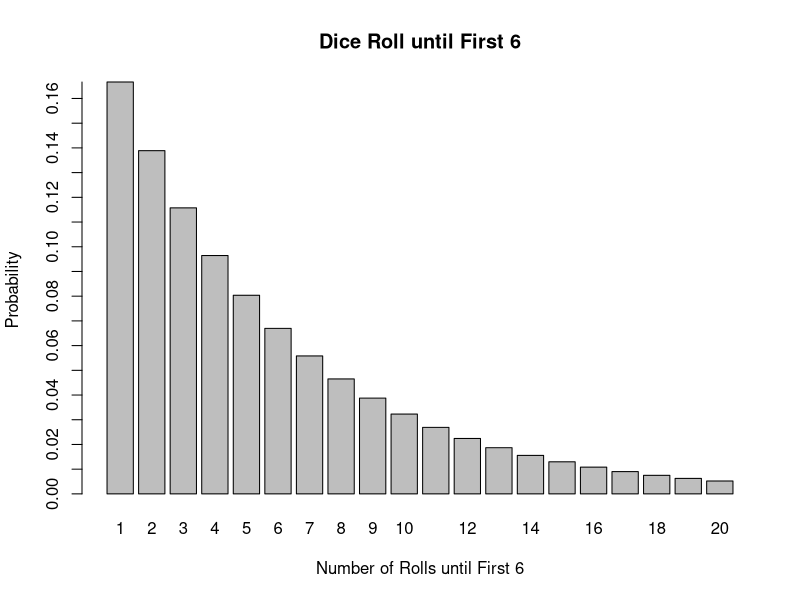

This chart was generated by the following R code:
#* Exercise 7.1 ----
# If X is a random variable which describes the number of rolls of a six-sided dice before the first six is rolled.
# Find the probability distribution of this random variable.
#   X = 6 can land anytime starting from the first roll onwards.
#     = {1, 2, 3, ...}
#   P(X = 1) = 1/6
#   P(X = 2) = 5/6 * 1/6
#   P(X = 3) = 5/6 * 5/6 * 1/6
#   P(X = n) = (5/6)^(n-1) * 1/6

X <- seq(1, 20, 1)
p_X <- rep(NA, length(X))
for(i in X){
  p_X[i] <- (5/6)^(i-1) * 1/6
}
barplot(p_X ~ X, yaxt = "n", # yaxp = c(0, 0.2, 20),
        xlab = "Number of Rolls until First 6", ylab = "Probability", main = "Dice Roll until First 6")
axis(side = 2, at = seq(0, 0.17, 0.01))


#* Exercise 7.2 ----
# Greg is trying to decide whether to live on campus for next semester.
# He estimates it will cost 3 dollars a day for gas, but he has to travel through the Center Point speed trap on his commute to class.
# From experience he knows that about 3% of the time he forgets to slow down when traveling through Center point and gets a $300 speeding ticket.
# What is the true cost of his daily commute when living off campus?
#   Let X be random variable describing commute cost
#   P(X = 303)  = 3%
#   P(X = 3)    = 97%
#   E[X] = 3*97% + 303*3% = 12


#* Exercise 7.3 ----
# You are offered the chance to enter a raffle by purchasing a $2 dollar ticket and the prize is a $2000 jet-ski.
# 500 tickets will be sold.
# What is your expected return on purchasing a ticket in this raffle?
#   Let X be return on ticket
#   P(X = -2) = 499/500
#   P(X = 2000) = 1/500
#   E[X] = -2*499/500 + 2000*1/500 = 2.004


#* Exercise 7.4 ----
# If X is the random variable which gives the number of heads produced when we flip a coin 100 times, find E[X]
#   X = number of heads at flip n = any number between 0 and n
#   P(X) = 1/2 since each flip is an independent event
#   E[X = 100] = 100 * 1/2 = 50
#   alternate
#   E[X = n] = (1*nC1 + 2*nC2 + ... + n*nCn)/2^n = [n∑k=1](i * nCi / 2^n)
E <- 0
n <- 100
for (i in 1:n) {
  E <- E + (i * choose(n,i)/2^n)
}


#* Exercise 7.5 ----
# As a doctor you prescribe an experimental drug to a patient, which will cure the disease with a probability p=0.20.
# Write this as a Bernoulli random variable and find the variance of this random variable.
# Also, find the formula for the expected value and variance of a Bernoulli random variable from the definitions
#   X = random variable describing if cure is successful
#   P(X = 1)  = 0.2
#   P(X = 0)  = 0.8
#   E[X] = P(X = 1) = 0.2
#   Var(X) = 0.2*0.8 = 0.16


#* Exercise 7.6 ----
# If you know that 5% of a companies products are defective.
# In an order of 30 products what is the probability that less than three are defective?
# What is the expected number of defective products? 
#   N = 30
#   p = 5%
#   q = 1-p = 95%
#   P(X < 3)  = [2∑m=0]30Cm * p^m * (1-p)^(30-m)
P_X <- 0
for(m in seq(0, 2)){
  P_X = P_X + choose(30, m) * 0.05^m * 0.95^(30-m)
}
#   Probability that less than three are defective = 0.8121788

# alternate 1
sum(dbinom(0:2, size = 30, prob = 0.05))

# alternate 2
pbinom(2, size = 30, prob = 0.05)


#* 7.9 Homework ----------------------------------------------------------
#** 7.9.1 Concept Questions: ----
#*** 1. ----
# If the random variable X has units of dollars, what are the units of var(X)?
#   variance has units of dollars squared


#*** 2. ----
# Does the binomial distribution have a mound-shape?
#   Yes


#*** 3. ----
# How many parameters does a binomial distribution have?
#   2 - Size, probability of success


#*** 4. ----
# Is it true that var(X1+X2)≥var(X1) for any random variables X1 and X2?
#   Var(X1 + X2) = Var(X1) + Var(X2) >= Var(X1)
#   Yes


#*** 5. ----
# If X and Y are random variables, we must assume they are independent to apply the formula E[X+Y]=E[X]+E[Y] (True/False).
#   True


#*** 6. ----
# The binomial random variable can be written as a sum of Bernoulli random variables (True/False)
#   X = [N∑j=1]B[j]
#   True


#*** 7. ----
# The variance of a binomial random variable increases with the number of trials (N). (True/False)
#   Var = Np(1-p)
#   True


#** 7.9.1.1 Practice Problems: ----
#*** 1. ----
#   E[X]  = ∑yP(X = y)
#         = -1*P(X = -1) + 0*P(X - 0) + 1*P(X = 1)
#         = -0.2 + 0 + 0.3
#         = 0.1

#   E[f(X)] = ∑f(X)P(X = k)
#   f(X) = X^2
#   E[X^2]  = ∑k^2 * P(X = k)
#           = -1^2*P(X = -1) + 0^2*P(X - 0) + 1^2*P(X = 1)
#           = 0.2 + 0 + 0.3
#           = 0.5


#*** 2. ----
# During the rifle qualification in the Marine Corps the final ten shots are taken from 500 yards.
# You receive one point for a hit and zero points for a miss.
# If each shot is independent of all the others and the probability you hit the target on each shot is p=0.70 what is the probability you hit 7 or more of your shots?
#   N = 10
#   p = 0.7

# P(X = k) = (NCk) * p^k * (1-p)^(N-k)
# P(X >= 7)
#   = P(X = 7) + P(X = 8) + P(X = 9) + P(X = 10)
#   = choose(10,7) * 0.7^7 * 0.3^3 + choose(10,8) * 0.7^8 * 0.3^2 + choose(10,9) * 0.7^9 * 0.3^1+ choose(10,10) * 0.7^10 * 0.3^0
#   = 0.6496107


#*** 3. ----
# In the NBA 3-point contest the player shoots 20 shots from positions around the court.
# Sixteen (16) of these shots are taken with a normal basketball and each made shot counts as one point, and four shots are taken with a stripped money ball where makes count as 2 points.
# Assume that each shot taken has an independent probability of p=0.43 of going in.
#   N = 20
#   s1 = 16*1 = 16
#   s2 = 4*2 = 8
#   p = 0.43
#   Since each s either goes in or not, this is a binomial random variables.

# Find the expected value for the points scored
#   E[X]  = s1*p + s2*p
#         = p(s1 + s2)
#         = 0.43*24
#         = 10.32

# Find the standard deviation of the total points scored
#   Var(X)  = s1*p*q + s2*p*q
#           = pq(s1 + s2)
#           = 0.43*0.57*24
#           = 5.8824
#   sd(X) = sqrt(5.8824)
#         = 2.425366


#*** 7.9.2 Advanced Problems: ----
#*** 1. ----
# Parking Tickets:
# Parking on the street costs $1 a day, but about 5% of the time I forget to bring the parking pass and receive a $50 dollar parking ticket.
# How much should I budget for my daily parking costs in the long-term?
#   p = c(0.95, 0.05)
#   X = c(1, 50)
#   E[X]  = 1*0.95 + 50*0.05
#         = 3.45


#*** 2. ----
# Hogwarts Test Guessing:
# Professor Dumbledore is writing an exam for his students.
# He plans on giving a multiple choice exam, with no partial credit.
# However, he is worried that students who are randomly guessing may score much higher than they deserve.
# His test has 20 questions on it, with four answer choices for each problem.
#   N = 20
#   p = 1/2

# What is the expected number of questions correct when a student is purely guessing on the exam?
#   E[X] = Np = 10

# What is standard deviation for a randomly guessing students number of correct answers?
#   sd(X) = sqrt(Npq) = sqrt(5) = 2.24 

# What is the probability that a student who is purely guessing scores 70% or better on the exam?
#   P(X >= 40%) = P(X >= 14) = 1 - pbinom(13, 20, 0.5) = 0.058

# Give an interval which will contain about 99% of the students number of correct answers, if they are guessing on the exam.
#   Since this is a binomial random distribution, it is near normal distribution.
#   So using emperical rule, 99% is 3 std dev = 3*2.24 = 6.72. So range = 10 +- 6.72 = 3.28 - 16.72
#   pbinom(16.72, 20, 0.5) - pbinom(3.28, 20, 0.5)
#   Using Chebychev's rule 99% = 1 - 1/k^2 => k = 10. So range = 10 +- 10 = 0 - 20


#*** 3. ----
# Home Runs:
# In 1961 Roger Maris broke Babe Ruth’s home run record with 61 home runs.
# Rather than adoration Maris was despised by much of the public because he was deemed unworthy of dethroning the great Babe Ruth as the home run king.
# This was largely because Maris never hit more than 40 home-runs in a season except his record breaking season.
# We can estimate Roger Maris’s probability of hitting a home run in any given game as p=0.187 by taking his 275 career home runs and dividing by his 1463 career games.
#   p = 0.187

# Given his career numbers what is Maris’s expected number of home runs in a 162 game season?
#   N = 162
#   E[X] = Np = 162 * 0.187 = 20.294

# What is the standard deviation expected in his home run output each year?
#   sd(X) = sqrt(Npq) = sqrt(162 * 0.187 * 0.813) = 4.962764

# Construct an interval which will contain about 95% of Maris’s home run output for a season?
#   Using Emperical rule = 95% = 2 sd
#   Interval = 30.294 +- 2*4.962764 = 20.07447 to 39.92553

# Using these numbers do you think this malice towards Maris is justified?
#   the record breaking was an outlier
#   Prob of scoring 61 or more home runs = 1 - pbinom(60, 162, 0.187) = 1.293067e-08


#*** 4. ----
# Triple A Rated Mortgages:
# Most people who are investing their money want to do so at a very limited risk.
# For this reason many pension funds and mutual funds require that any stock or bond purchased has to be rated to have an very low risk of going into default.
# Standard and Poors (S&P) and Moody are two companies who rate the risk of investments, and their triple A ranking is supposed to indicate that the bond has a risk of less that 1 in 850 (0.12%) of going into default.
# It is rather difficult to find individual investments which are this conservative in their risk.
# Therefore, it is common practice on Wall Street to bundle together a bunch of risker investments into what are called Collateralized Debt Obligations (CDO’s).
# The idea is that these bonds pay out as long as not every loan in the bundle fails.
#   P(AAA) = 1/850 = 0.12%

# What is the risk of a CDO failing to pay out if it consists of 10 loans which all independently have a probability of 5% of failing individually?
#   N = 10
#   p = 5%
#   P(CDO fail) = 0.05^10 = 9.765625e-14

# If we are trying to bundle together subprime loans which each have a probability of 50% of failing into a triple AAA CDO how many loans do we need to put into the CDO?
#   P(subprime) = 50%
#   P(AAA >= N * P(subprime fail)^k * P(subprime not fail)^(N-k)
#   worst case all N fail
#   1/850 >= N * 0.5^N
N <- 0
for(n in seq(100)){
  if(round(1/850, 6) >= round(n*0.5^n, 6)){
    print(n)
    N <- n
    break
  }
}
round(1/850, 6); N-1; round((N-1) * 0.5^(N-1), 6); N; round(N * 0.5^N, 6)

# What is the probability the subprime CDO will fail to pay out if the loans used in the bundle are completely on one another?
#   Didn't understand the question

# Do you expect that mortgage loan foreclosures are completely independent of one another?
# This error by the ratings agencies was a major contributing factor in the recent global economic meltdown.
#   No


#*** 5. ----
# Murphy’s Law:
# The Air Force has ordered a new fighter jet from Lockheed Martin with contains 1000 critical engineering components.
# Tests have shown that each of these parts will fail independently with a probability of p=0.001.
# In the design team they have to decide how much redundancy to build into the system.
#   N = 1000
#   p = 0.001

# Define a random variable X which counts the number of components which fail on the jet.
# What distribution does X have, and what are the parameters of the distribution?
#   X = number of failed componenets
#   Since the components can wither fail or not fail and there are N components, this is a binomial distribution.
#   Parameters = N, p, X

# If they add no redundancy into the system, so that the jet will fail if of these 100 critical components fails what is the probability that the jet fails?
#   P(X = 100) = choose(1000, 100) * 0.001^100 * 0.999^900 = 2.594799e-161

# Given these numbers they decide to add some redundancy so that the jet will continue to work as long as less than k components fail.
# What is the minimum k where the probability for the jet to fail is less than P(X>k)<0.001.
#   P(X > k) < 0.001
#   1 - P(X <= K) < 0.01
#   P(X <= k) > 0.99
K = 0
for(k in seq(100)){
  p = pbinom(k, 1000, 0.001)
  if(p > 0.99){
    print(k)
    K = k
    break
  }
}
print(K); pbinom(K, 1000, 0.001)
# K = 4


#*** 6. ----
# Zombie Apocalypse:
# The zombie apocalypse is here, and the population of Kerrville is quickly being converted to zombies.
# You are well prepared for such a contingency, but you estimate you have a 5% chance of being bitten by a zombie on any given day.
# Let S be a random variable which gives the number of days you are able to survive.
#   p = 5%

# Find the probability distribution for S, that is write a formula for P(S=d).
#   P(D = d) = nCd * p^d * (1-p)^(n-d)


# If you get word that the national guard is on the way, but it will be ten days until they arrive, what are the odds that you survive until help arrives?
# [Hint: Use the first example of random variables for the number of flips of a coin until a heads appears]
#   odds  = P(S = 0) + P(S = 1) + ... + P(S = 10)
#         = 0.05 + 0.95*0.05 + 0.95^2 * 0.05 + ...
p <- 0 # cumulative prob of infection on day n
for(n in seq(10)){
  p <- p + (0.95^(n-1) * 0.05)
}
print(1-p)

# The national guard is trying to estimate how many trucks to bring to evacuate the survivors.
# If there are 100 survivors left in Kerrville today and they each have the same 5% daily chance of being bitten independent of the rest, how many people should the national guard expect to have survived 10 days from now?
#   N = 100
#   no. of people = N*(1 - P(S = 0)) + (N*(1-P(S = 0)))*P(S = 1) +...
N <- 100
for(n in seq(N)){
  N <- N*(1 - (0.95^(n-1) * 0.05))
}
print(N) # 36.52401
